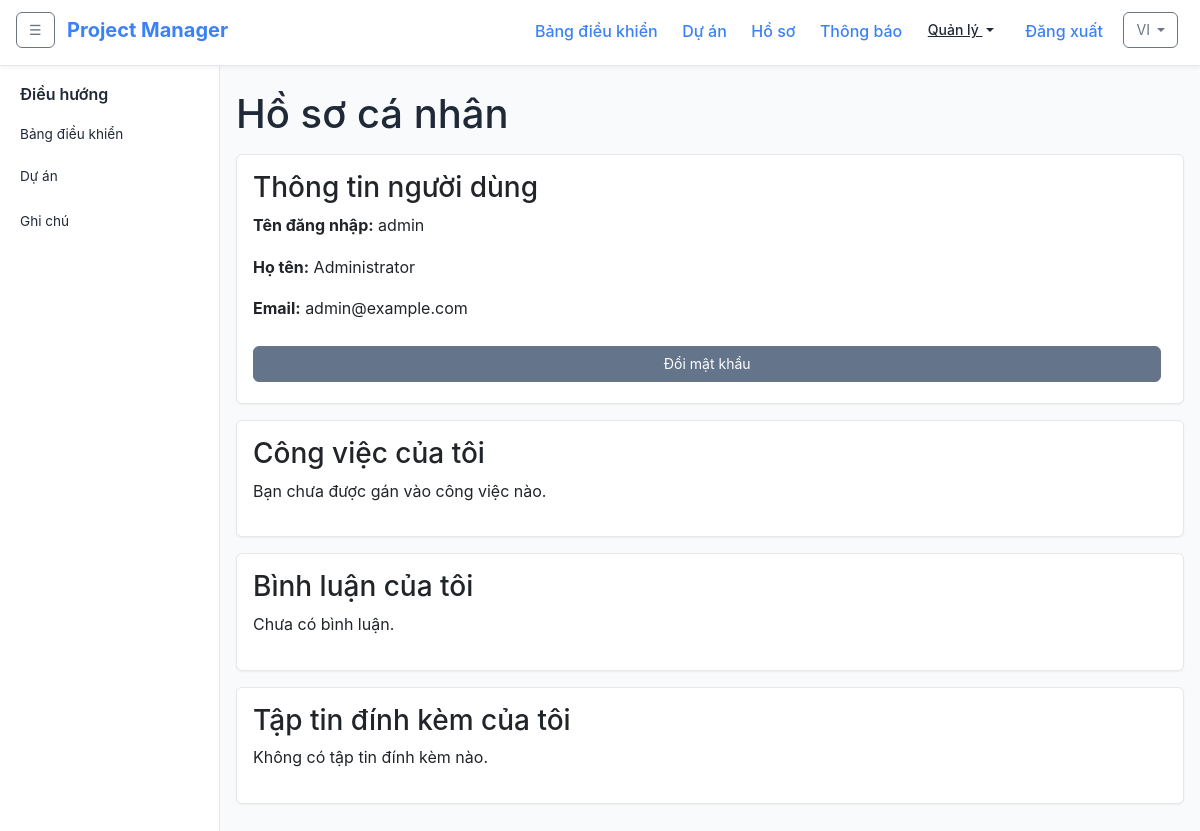
The app's page /index.php?controller=profile (signed in) with its own data.
### tables this page shows
CREATE TABLE `users` (
  `id` INT UNSIGNED AUTO_INCREMENT PRIMARY KEY,
  `username` VARCHAR(50) NOT NULL UNIQUE,
  `password` VARCHAR(255) NOT NULL,
  `full_name` VARCHAR(100) DEFAULT NULL,
  `email` VARCHAR(100) DEFAULT NULL,
  `role_id` INT UNSIGNED NOT NULL,
  `created_at` DATETIME NOT NULL,
  CONSTRAINT `fk_users_role` FOREIGN KEY (`role_id`) REFERENCES `roles` (`id`) ON DELETE RESTRICT ON UPDATE CASCADE
);

### app/Controller/ProfileController.php (called while the page is built, shortened)
<?php
class ProfileController extends Controller
{
    public function index(): void
    {
        $userId = $_SESSION['user_id'];
        $userModel = $this->loadModel('User');
        $taskModel = $this->loadModel('Task');
        $commentModel = $this->loadModel('Comment');
        $user = $userModel->findById($userId);
        $myTasks = $taskModel->getTasksByAssignedUser($userId);
        $comments = $commentModel->getByUser($userId);
        $notifications = [
            'overdue' => [],
            'due_soon' => [],
            'overlapGroups' => [],
        ];
        $this->render('profile/index', [
            'user' => $user,
            'tasks' => $myTasks,
            'comments' => $comments,
            'notifications' => $notifications,
        ]);
    }
}

### app/Core/App.php (called while the page is built, shortened)
<?php
class App
{
    public function run(): void
    {
        $actionName = $_GET['action'] ?? 'index';
        $actionMethod = $actionName;
        $controller = new $controllerClass();
        call_user_func([$controller, $actionMethod]);
    }
}

### public/index.php (called while the page is built, shortened)
<?php
require_once __DIR__ . '/../app/helpers.php';
$app = new \app\Core\App();
$app->run();

### app/helpers.php (called while the page is built, shortened)
<?php
if (!function_exists('__')) {
    function __(string $key, array $replace = []): string
    {
        static $translations;
        if (!$translations) {
            $lang = require_once __DIR__ . '/../config/localization.php';
            $config = require_once __DIR__ . '/../config/config.php';
            $locale = $_SESSION['locale'] ?? ($config['locale'] ?? 'vi');
            $translations = $lang[$locale] ?? [];
        }
        $text = $translations[$key] ?? $key;
        return $text;
    }
}
if (!function_exists('e')) {
    function e(?string $string): string
    {
        return htmlspecialchars($string ?? '', ENT_QUOTES, 'UTF-8');
    }
}

### app/Core/Model.php (called while the page is built, shortened)
<?php
abstract class Model
{
    protected static ?PDO $pdo = null;
    protected function getConnection(): PDO
    {
        if (static::$pdo === null) {
            $config = require __DIR__ . '/../../config/config.php';
            $db = $config['db'];
            $dsn = sprintf('mysql:host=%s;dbname=%s;charset=%s', $db['host'], $db['name'], $db['charset']);
            try {
                static::$pdo = new PDO($dsn, $db['user'], $db['pass']);
                static::$pdo->setAttribute(PDO::ATTR_ERRMODE, PDO::ERRMODE_EXCEPTION);
                static::$pdo->setAttribute(PDO::ATTR_DEFAULT_FETCH_MODE, PDO::FETCH_ASSOC);
            } catch (PDOException $e) {
                die('Database connection failed: ' . $e->getMessage());
            }
        }
        return static::$pdo;
    }
    protected function query(string $sql, array $params = []): \PDOStatement
    {
        $stmt = $this->getConnection()->prepare($sql);
        $stmt->execute($params);
        return $stmt;
    }
}

### app/Model/User.php (called while the page is built, shortened)
<?php
class User extends Model
{
    public function findById(int $id): ?array
    {
        $stmt = $this->query("SELECT u.*, r.name AS role_name FROM users u LEFT JOIN roles r ON u.role_id = r.id WHERE u.id = :id", ['id' => $id]);
        $user = $stmt->fetch();
        return $user ?: null;
    }
}

### app/View/profile/index.php (the view, shortened to what this page needs)
<h1 style="margin-bottom:1rem;"><?php echo e(__('profile_title')); ?></h1>
<div id="profileInfo">
    <div class="card" style="margin-bottom:1rem;">
        <h3 style="margin-top:0;"><?php echo e(__('user_info')); ?></h3>
        <p><strong><?php echo e(__('username')); ?>:</strong> <?php echo e($user['username']); ?></p>
        <p><strong><?php echo e(__('full_name')); ?>:</strong> <?php echo e($user['full_name']); ?></p>
        <p><strong><?php echo e(__('email')); ?>:</strong> <?php echo e($user['email']); ?></p>
        <a href="index.php?controller=profile&action=changePassword" class="btn btn-secondary" style="margin-top:0.5rem;">
            <?php echo e(__('change_password')); ?>
        </a>
    </div>
    <div class="card" style="margin-bottom:1rem;">
        <h3 style="margin-top:0;"><?php echo e(__('my_tasks')); ?></h3>
        <?php if (empty($tasks)): ?>
            <p><?php echo e(__('no_assigned_tasks')); ?></p>
        <?php endif; ?>
    </div>
    <div class="card">
        <h3 style="margin-top:0;"><?php echo e(__('my_comments')); ?></h3>
        <?php if (empty($comments)): ?>
            <p><?php echo e(__('no_comments')); ?></p>
        <?php endif; ?>
    </div>
    <div class="card" style="margin-top:1rem;">
        <h3 style="margin-top:0;"><?php echo e(__('my_attachments')); ?></h3>
        <?php
        $myFiles = [];
        ?>
        <?php if (empty($myFiles)): ?>
            <p><?php echo e(__('no_attachments')); ?></p>
        <?php endif; ?>
    </div>
</div>

### public/assets/css/style.css (style rules this page uses)
:root { --primary: #4f46e5; --primary-hover: #4338ca; --secondary: #10b981; --secondary-hover: #059669; --background: #f9fafb; --surface: #ffffff; --border: #e5e7eb; --text: #1f2937; --muted: #6b7280; --danger: #ef4444; --status-todo: #f3f4f6; --status-in-progress: #dbeafe; --status-bug-review: #fdf2f8; --status-done: #ecfdf5; --status-overdue: #fee2e2; --status-due-soon: #fef9c3; }
* { box-sizing: border-box; margin: 0; padding: 0; }
body { font-family: -apple-system, BlinkMacSystemFont, 'Segoe UI', Roboto, 'Helvetica Neue', Arial, sans-serif; background-color: var(--background); color: var(--text); line-height: 1.6; }
a { color: var(--primary); text-decoration: none; }
.card { background-color: var(--surface); border: 1px solid var(--border); border-radius: 0.375rem; padding: 1rem; margin-bottom: 1rem; box-shadow: 0 1px 2px rgba(0,0,0,0.05); }
.btn { display: inline-block; padding: 0.4rem 0.75rem; border-radius: 0.375rem; font-size: 0.875rem; cursor: pointer; margin-right: 0.35rem; margin-bottom: 0.35rem; }
.btn-secondary { background-color: var(--secondary); color: #fff; }

### records on screen
users: username "admin", full_name "Administrator", email "admin@example.com"

### other values on screen
__('dashboard') "Bảng điều khiển"
__('projects') "Dự án"
__('profile') "Hồ sơ"
__('notifications') "Thông báo"
__('admin_tools') "Quản lý"
__('logout') "Đăng xuất"
$currentLocale "VI"
__('navigation') "Điều hướng"
__('notes') "Ghi chú"
__('profile_title') "Hồ sơ cá nhân"
__('user_info') "Thông tin người dùng"
__('username') "Tên đăng nhập"
__('full_name') "Họ tên"
__('email') "Email"
__('change_password') "Đổi mật khẩu"
